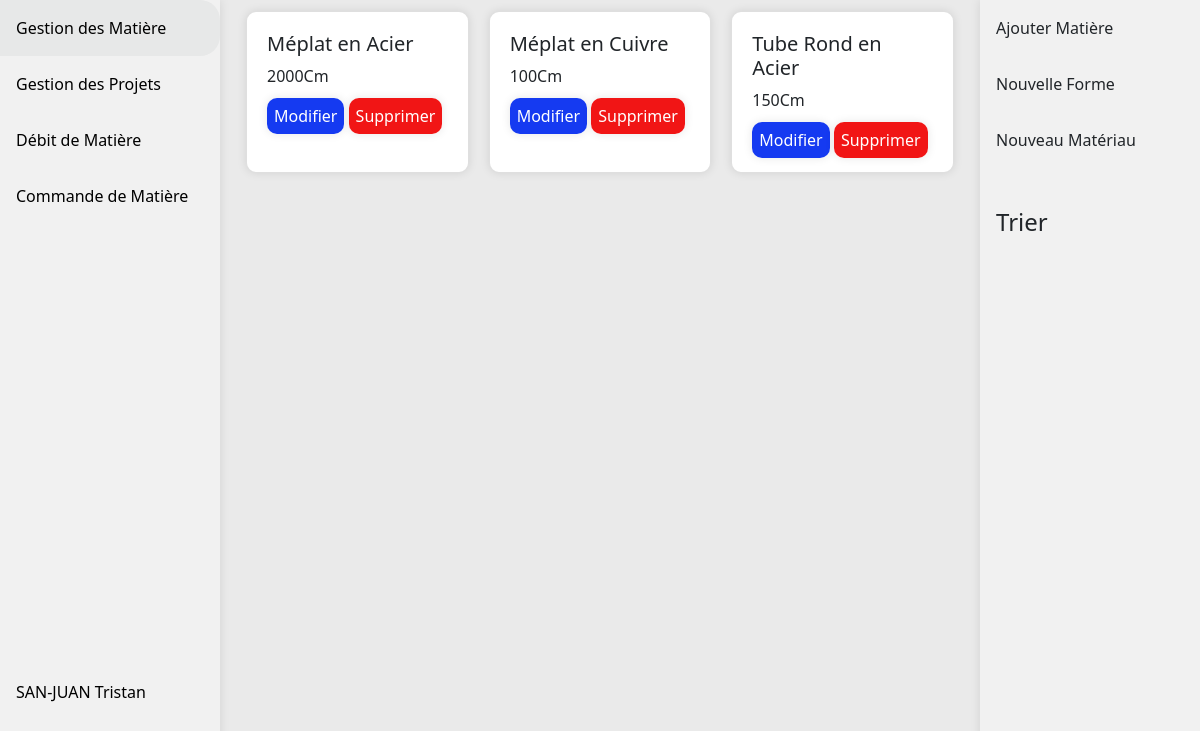
Page /vue/TEST.PHP (signed in) on the earlier database version.
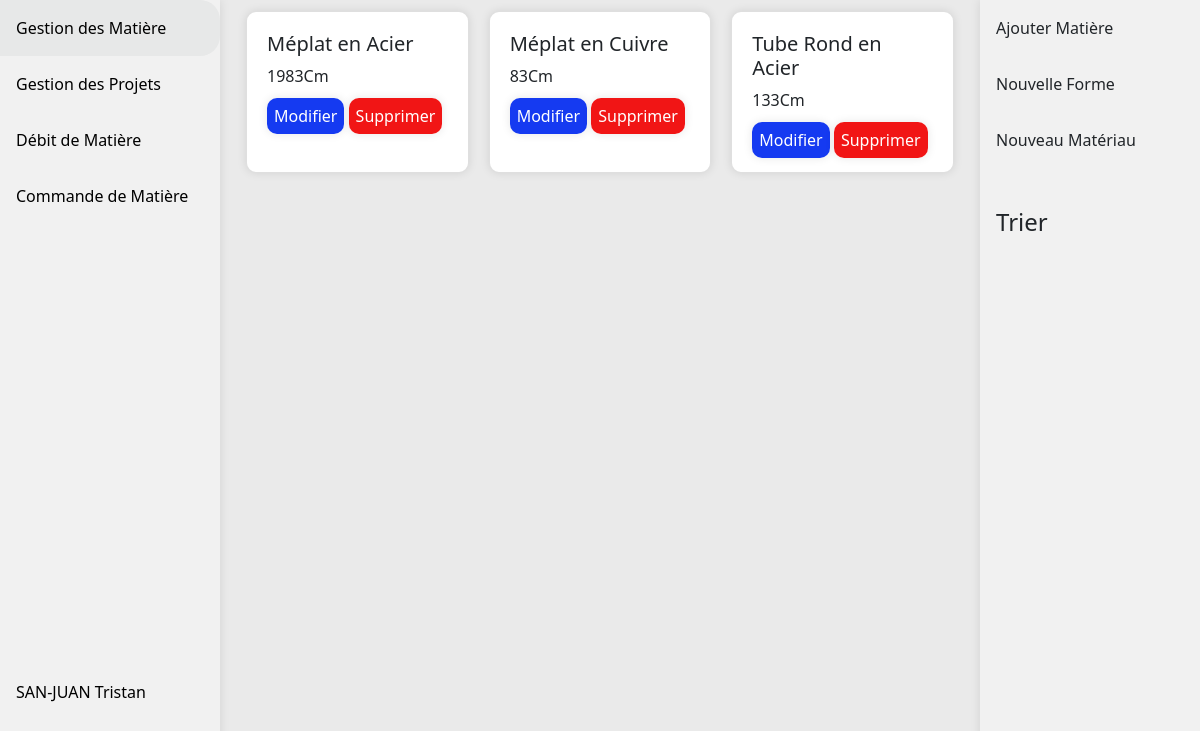
Same page on the later database version.
### tables this page shows
CREATE TABLE IF NOT EXISTS `matiere` (
  `id_matiere` int NOT NULL AUTO_INCREMENT,
  `ref_materiau` int NOT NULL,
  `ref_forme` int NOT NULL,
  `longueur` int NOT NULL,
  `hauteur` int DEFAULT NULL,
  `epaisseur` int DEFAULT NULL,
  `largeur` int DEFAULT NULL,
  `diametre` int DEFAULT NULL,
  PRIMARY KEY (`id_matiere`),
  KEY `fk_piece_materiau` (`ref_materiau`),
  KEY `fk_piece_forme` (`ref_forme`)
);

CREATE TABLE IF NOT EXISTS `forme` (
  `id_forme` int NOT NULL AUTO_INCREMENT,
  `libelle` varchar(99) NOT NULL,
  `img` varchar(200) NOT NULL,
  `longueur` tinyint(1) NOT NULL,
  `largeur` tinyint(1) NOT NULL,
  `epaisseur` tinyint(1) NOT NULL,
  `diametre` tinyint(1) NOT NULL,
  `hauteur` tinyint(1) NOT NULL,
  PRIMARY KEY (`id_forme`)
);

CREATE TABLE IF NOT EXISTS `materiau` (
  `id_materiau` int NOT NULL AUTO_INCREMENT,
  `libelle` varchar(100) NOT NULL,
  PRIMARY KEY (`id_materiau`)
);

### src/bdd/SQLConnexion.php (called while the page is built)
<?php
class SQLConnexion
{
    private $conn;
    public function __construct()
    {
        $servername = "localhost";
        $username = "root";
        $password = "";
        $bddname = "sak_estrelin";
        try {
            $this->conn = new PDO("mysql:host=$servername;dbname=" . $bddname, $username, $password);
            $this->conn->setAttribute(PDO::ATTR_ERRMODE, PDO::ERRMODE_EXCEPTION);
        } catch (PDOException $e) {
        }
    }
    public function conbdd(): PDO
    {
        return $this->conn;
    }
}

### vue/TEST.PHP (the view, shortened to what this page needs)
<!DOCTYPE html>
<html lang="en" xmlns="http://www.w3.org/1999/html">
<head>
    <link href="https://cdn.jsdelivr.net/npm/bootstrap@5.1.3/dist/css/bootstrap.min.css" rel="stylesheet">
    <link rel="stylesheet" href="https://use.fontawesome.com/releases/v6.4.2/css/all.css" />
    <link rel="stylesheet" href="https://cdn.datatables.net/1.13.7/css/jquery.dataTables.css" />
    <link rel="stylesheet" href="../assets/css/styles.css"/>
</head>
<body>
<?php
include '../src/bdd/SQLConnexion.php';
$conn = new SQLConnexion();
?>
<div class="side-bar-big">
    <a href="main/gestionMatiere.php">Gestion des Matière</a>
    <a href="main/gestionProjet.php">Gestion des Projets</a>
    <a href="main/debitMatiere.php">Débit de Matière</a>
    <a href="main/commandeMatiere.php">Commande de Matière</a>
    <a class="account" href="#"><?=$_SESSION['nom'] . " " . $_SESSION['prenom']?></a>
</div>
<div class="side-bar-action">
    <a>Ajouter Matière</a>
    <a>Nouvelle Forme</a>
    <a>Nouveau Matériau</a>
    <br>
    <h4 class="side-bar-title">Trier</h4>
</div>
<div class="content">
<?php
$req = $conn->conbdd()->query("SELECT * FROM matiere");
$res = $req->fetchAll();
foreach ($res as $matiere) {
    ?>
    <div class="case card">
        <h5 class="card-title"><?php
            $requete = $conn->conbdd()->prepare("SELECT libelle FROM materiau WHERE id_materiau = :id");
            $requete->execute(['id' => $matiere['ref_materiau']]);
            $result = $requete->fetch();
            $materiau = $result['libelle'];
            $requete = $conn->conbdd()->prepare("SELECT libelle FROM forme WHERE id_forme = :id");
            $requete->execute(['id' => $matiere['ref_forme']]);
            $result = $requete->fetch();
            $forme = $result['libelle'];
            echo $forme . " en " . $materiau;
            ?></h5>
        <p class="card-text"><?= $matiere['longueur'] . "Cm"?></p>
        <a id="btn-edit" onclick="afficher(<?=$matiere['id_matiere']?>)" class="case-edit">Modifier</a>
        <a id="btn-delete" onclick="afficherSupprimer(<?=$matiere['id_matiere']?>)" class="case-delete">Supprimer</a>
    </div>
<?php
}
?>
</div>
</body>
</html>

Differences in the rows shown:
changed matiere (number 1 of 3 on the later page): longueur "2000" → "1983"
changed matiere "Cuivre": longueur "100" → "83"
changed matiere "Tube Rond": longueur "150" → "133"
